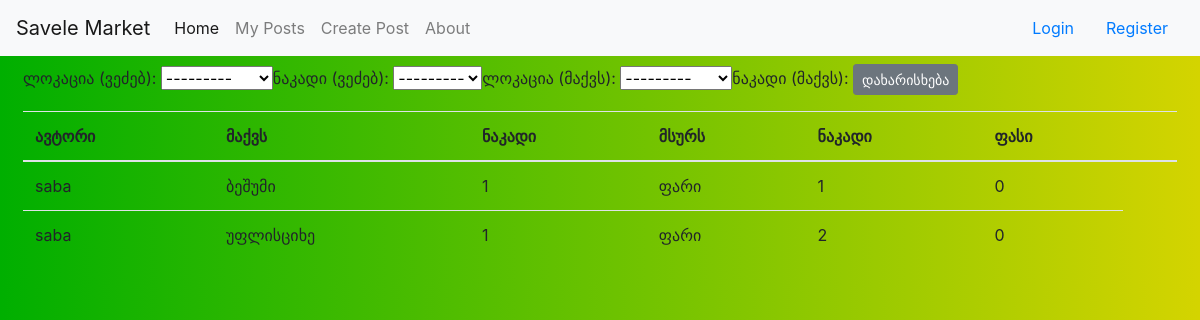
Before: / with the older database file.
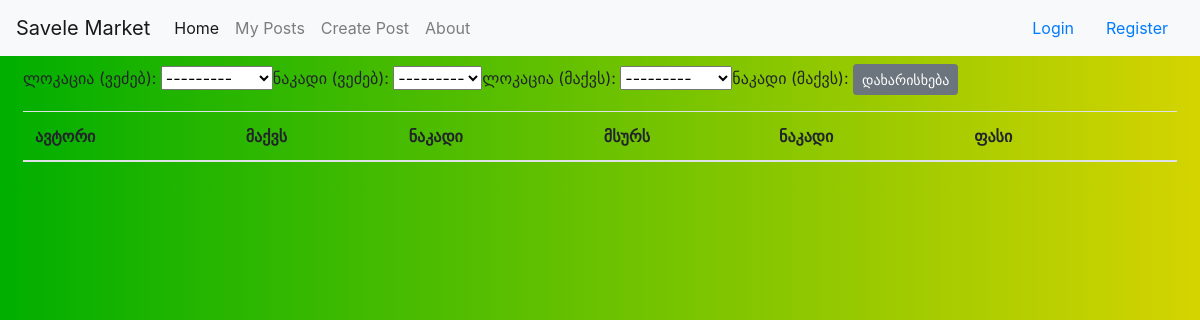
After: the same page with the newer database file.
### trade_market/models.py (models this page shows)
class Post(models.Model):
    author = models.ForeignKey(User, on_delete=CASCADE, null=True)
    have = CharField(max_length=50, choices=locations, null=True)
    nakad_has = CharField(max_length=50, choices=thread, null=True)
    wants = CharField(max_length=50, choices=locations, null=True)
    nakad_wants = CharField(max_length=50, choices=thread, null=True)
    price = IntegerField(default=0)
    status = CharField(max_length=50, choices=statuses, default='აქტიური')

### trade_market/views.py (the view)
# urls.py: 2. Add a URL to urlpatterns:  path('', views.home, name='home')
def home(request):
    if request.user.is_authenticated:
        cur_user = request.user
        posts = Post.objects.filter(status='აქტიური').exclude(author=cur_user)
        filter = PostFilter(request.GET, queryset=posts)
        posts = filter.qs
    else:
        posts = Post.objects.filter(status='აქტიური')
        filter = PostFilter(request.GET, queryset=posts)
        posts = filter.qs
    context = {'posts': posts, 'filter': filter}
    return render(request, 'trade_market/home.html', context)

### trade_market/templates/trade_market/home.html (shortened to what this page needs)
{% extends 'trade_market/base.html' %}
{% block top_center %}
    <div class="d-flex flex-column w-100">
        <div class = "p-2">
            <form method="GET">
                <table>
                    <tr>
                        {{filter.form.have}}
                        {{filter.form.nakad_has}}
                        {{filter.form.wants}}
                        <button type="submit" class="btn btn-secondary btn-sm">დახარისხება</button>
                    </tr>
                </table>
            </form>
        </div>
    </div>
{% endblock top_center %}
{% block content_left %}
    <br><br>
    <div class="d-flex flex-column w-100">
        <div class="p-2">
            <div class="table-responsive">
                <table class="table table-hover">
                    <thead>
                        <tr>
                            <th scope="col">ავტორი</th>
                            <th scope="col">მაქვს</th>
                            <th scope="col">ნაკადი</th>
                            <th scope="col">მსურს</th>
                            <th scope="col">ნაკადი</th>
                            <th scope="col">ფასი</th>
                            <th scope="col"></th>
                        </tr>
                    </thead>
                    <tbody>
                        {% for i in posts %}
                        <tr>
                            <td>{{i.author}}</td>
                            <td>{{i.have}}</td>
                            <td>{{i.nakad_has}}</td>
                            <td>{{i.wants}}</td>
                            <td>{{i.nakad_wants}}</td>
                            <td>{{i.price}}</td>
                        </tr>
                        {% endfor %}
                    </tbody>
                </table>
            </div>
        </div>
    </div>
{% endblock content_left %}

Changed rows visible on the page:
removed Post: author "saba", have "ბეშუმი", nakad_has "1", wants "ფარი", nakad_wants "1", price "0"
removed Post: author "saba", have "უფლისციხე", nakad_has "1", wants "ფარი", nakad_wants "2", price "0"
